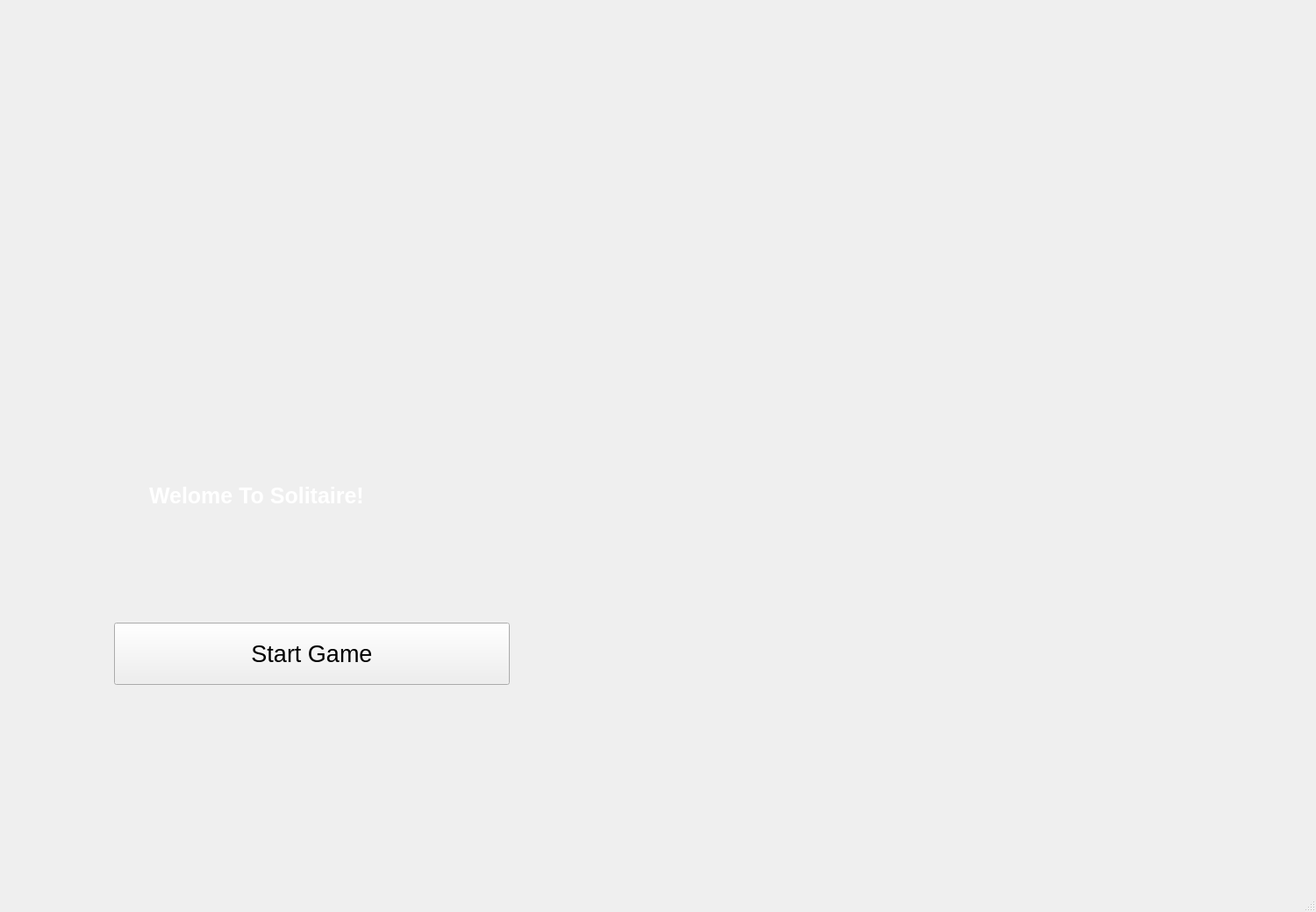
<?xml version="1.0" encoding="UTF-8"?>
<ui version="4.0">
 <class>MainWindow</class>
 <widget class="QMainWindow" name="MainWindow">
  <property name="geometry">
   <rect>
    <x>0</x>
    <y>0</y>
    <width>1500</width>
    <height>1040</height>
   </rect>
  </property>
  <property name="minimumSize">
   <size>
    <width>1500</width>
    <height>1040</height>
   </size>
  </property>
  <property name="maximumSize">
   <size>
    <width>1500</width>
    <height>1040</height>
   </size>
  </property>
  <property name="baseSize">
   <size>
    <width>1500</width>
    <height>1040</height>
   </size>
  </property>
  <property name="windowTitle">
   <string>MainWindow</string>
  </property>
  <widget class="QWidget" name="centralwidget">
   <widget class="QPushButton" name="startButton">
    <property name="geometry">
     <rect>
      <x>130</x>
      <y>710</y>
      <width>451</width>
      <height>71</height>
     </rect>
    </property>
    <property name="font">
     <font>
      <pointsize>20</pointsize>
     </font>
    </property>
    <property name="text">
     <string>Start Game</string>
    </property>
   </widget>
   <widget class="QLabel" name="label">
    <property name="geometry">
     <rect>
      <x>170</x>
      <y>440</y>
      <width>481</width>
      <height>251</height>
     </rect>
    </property>
    <property name="font">
     <font>
      <pointsize>19</pointsize>
      <weight>75</weight>
      <bold>true</bold>
     </font>
    </property>
    <property name="styleSheet">
     <string notr="true">color: white</string>
    </property>
    <property name="text">
     <string>Welome To Solitaire!</string>
    </property>
   </widget>
  </widget>
  <widget class="QStatusBar" name="statusbar"/>
 </widget>
 <resources/>
 <connections/>
</ui>
